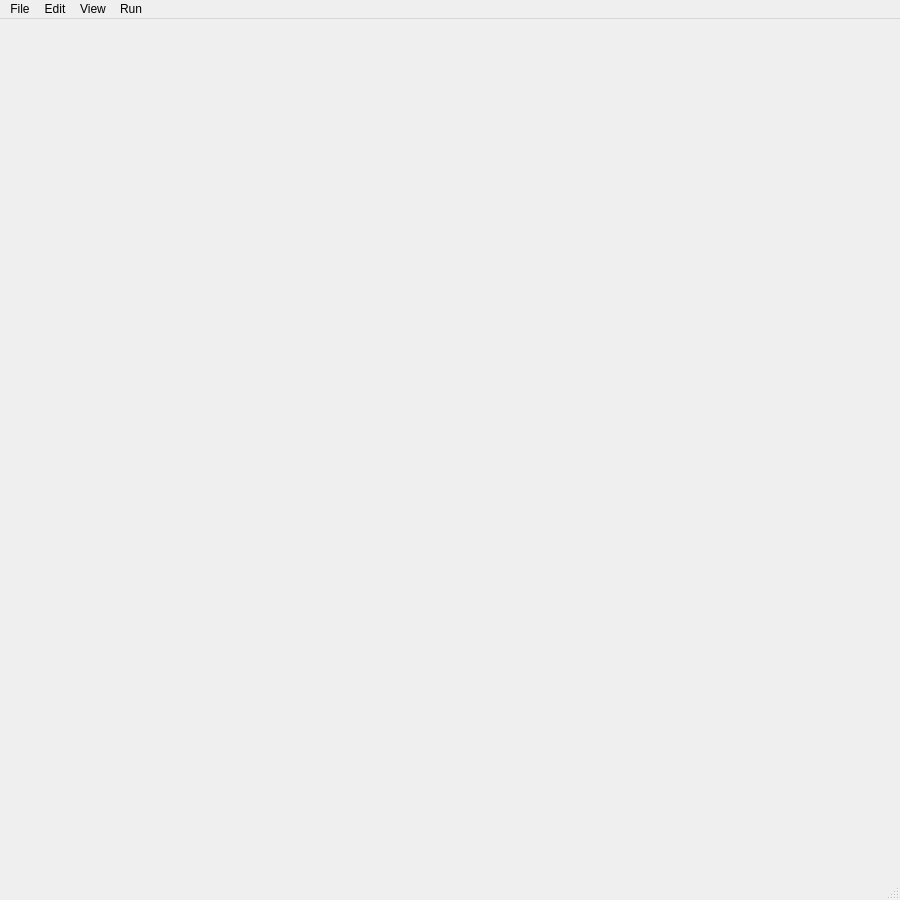
<?xml version="1.0" encoding="UTF-8"?>
<ui version="4.0">
 <class>MainWindow</class>
 <widget class="QMainWindow" name="MainWindow">
  <property name="geometry">
   <rect>
    <x>0</x>
    <y>0</y>
    <width>900</width>
    <height>900</height>
   </rect>
  </property>
  <property name="windowTitle">
   <string>MainWindow</string>
  </property>
  <property name="autoFillBackground">
   <bool>false</bool>
  </property>
  <!-- Image Viewer -->
  <widget class="QWidget" name="centralwidget">
   <widget class="MplWidget" name="MplWidget" native="true">
    <property name="geometry">
     <rect>
      <x>140</x>
      <y>20</y>
      <width>600</width>
      <height>600</height>
     </rect>
    </property>
    <property name="minimumSize">
     <size>
      <width>600</width>
      <height>600</height>
     </size>
    </property>
    <property name="toolTip">
     <string comment="standard node"/>
    </property>
   </widget> 
   <!-- Slider Widget -->
   <widget class="SliderWidget" name="SliderWidget" native="false">
    <property name="geometry">
     <rect>
      <x>140</x>
      <y>630</y>
      <width>600</width>
      <height>150</height>
     </rect>
    </property>
    <property name="minimumSize">
     <size>
      <width>600</width>
      <height>150</height>
     </size>
    </property>
   </widget> 
  </widget> 
  <!-- Menu Bar (file, edit, view, run) -->
  <widget class="QMenuBar" name="menubar">
   <property name="geometry">
    <rect>
     <x>0</x>
     <y>0</y>
     <width>900</width>
     <height>22</height>
    </rect>
   </property>
   <widget class="QMenu" name="menuFile">
    <property name="title">
     <string>File</string>
    </property>
    <!-- File Actions -->
    <widget class="QMenu" name="menuOpen">
     <property name="title">
      <string>Open</string>
     </property>
     <!-- File -> Open Actions -->
     <addaction name="actionImage_Directory"/>
     <addaction name="actionImage"/>
     <addaction name="actionLabel"/>
    </widget>
    <addaction name="menuOpen"/>
    <addaction name="separator"/>
    <addaction name="actionSave"/>
    <addaction name="actionSave_As"/>
   </widget>
   <widget class="QMenu" name="menuEdit">
    <property name="title">
     <string>Edit</string>
    </property>
    <!-- Edit Actions -->
    <addaction name="actionClear"/>
    <addaction name="actionCustom_Processing"/>
   </widget>
   <widget class="QMenu" name="menuView">
    <property name="title">
     <string>View</string>
    </property>
    <!-- View Actions -->
    <addaction name="actionBinary_Image"/>
    <addaction name="actionBounding_Boxes"/>
    <addaction name="actionContour_view"/>
   </widget>
   <widget class="QMenu" name="menuRun">
    <property name="title">
     <string>Run</string>
    </property>
    <!-- Run Actions -->
    <addaction name="actionYOLO"/>
    <addaction name="actionProcess_Image"/>
    <addaction name="actionContour_run"/>
    <addaction name="actionCrop"/>
    <addaction name="actionReunify"/>
   </widget>
   <!-- Highest Level Actions -->
   <addaction name="menuFile"/>
   <addaction name="menuEdit"/>
   <addaction name="menuView"/>
   <addaction name="menuRun"/>
  </widget>
  <widget class="QStatusBar" name="statusbar"/>
  <action name="actionSave">
   <property name="enabled">
    <bool>false</bool>
   </property>
   <property name="text">
    <string>Save</string>
   </property>
  </action>
  <action name="actionSave_As">
   <property name="enabled">
    <bool>false</bool>
   </property>
   <property name="text">
    <string>Save As...</string>
   </property>
  </action>
  <action name="actionContour_run">
   <property name="text">
    <string>Contour</string>
   </property>
  </action>
  <action name="actionBinary_Image">
   <property name="checkable">
    <bool>true</bool>
   </property>
   <property name="text">
    <string>Binary Image</string>
   </property>
  </action>
  <action name="actionBounding_Boxes">
   <property name="checkable">
    <bool>true</bool>
   </property>
   <property name="text">
    <string>Bounding Boxes</string>
   </property>
  </action>
  <action name="actionContour_view">
   <property name="checkable">
    <bool>true</bool>
   </property>
   <property name="text">
    <string>Contour</string>
   </property>
  </action>
  <action name="actionImage">
   <property name="text">
    <string>Image</string>
   </property>
  </action>
  <action name="actionLabel">
   <property name="text">
    <string>Label</string>
   </property>
  </action>
  <action name="actionClear">
   <property name="text">
    <string>Clear</string>
   </property>
  </action>
  <action name="actionCustom_Processing">
   <property name="text">
    <string>Custom Image Processing Options</string>
   </property>
  </action>
  <action name="actionYOLO">
   <property name="text">
    <string>YOLO</string>
   </property>
  </action>
  <action name="actionImage_Directory">
   <property name="text">
    <string>Image Directory</string>
   </property>
  </action>
  <action name="actionCrop">
   <property name="text">
    <string>Crop</string>
   </property>
  </action>
  <action name="actionReunify">
   <property name="text">
    <string>Reunify</string>
   </property>
  </action>
  <action name="actionProcess_Image">
   <property name="text">
    <string>Process Image</string>
   </property>
  </action>
 </widget>
 <customwidgets>
  <customwidget>
   <class>MplWidget</class>
   <extends>QWidget</extends>
   <header>mplwidget.h</header>
   <container>1</container>
  </customwidget>
  <customwidget>
   <class>SliderWidget</class>
   <extends>QWidget</extends>
   <header>sliderwidget.h</header>
   <container>1</container>
  </customwidget>
 </customwidgets>
 <resources/>
 <connections/>
</ui>
